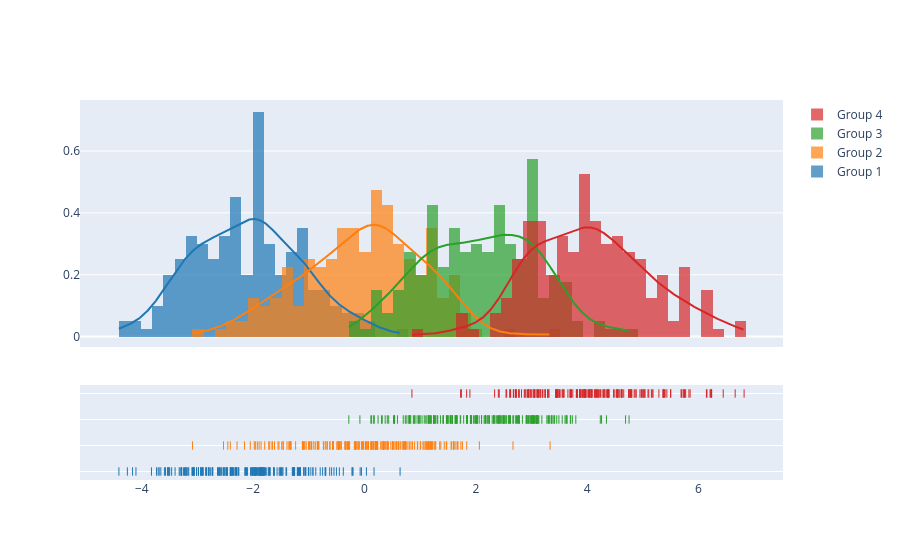

Source (notebook cell):
### Code cell
import plotly.figure_factory as ff

# Add histogram data
x1 = np.random.randn(200) - 2
x2 = np.random.randn(200)
x3 = np.random.randn(200) + 2
x4 = np.random.randn(200) + 4

# Group data together
hist_data = [x1, x2, x3, x4]

group_labels = ['Group 1', 'Group 2', 'Group 3', 'Group 4']

# Create distplot with custom bin_size
fig = ff.create_distplot(hist_data, group_labels, bin_size=.2)
fig.show()

### Figure 1 — Plotly figure (JSON) as saved in the notebook; plotly's stock layout.template omitted (floating-point values rounded to 4 significant figures; data arrays with more than 128 entries replaced by an {"elided": "..."} marker saying what was removed)
{"data": [{"autobinx": false, "histnorm": "probability density", "legendgroup": "Group 1", "marker": {"color": "rgb(31, 119, 180)"}, "name": "Group 1", "opacity": 0.7, "type": "histogram", "x": {"elided": "200 float values"}, "xaxis": "x", "xbins": {"end": 0.6387, "size": 0.2, "start": -4.412}, "yaxis": "y"}, {"autobinx": false, "histnorm": "probability density", "legendgroup": "Group 2", "marker": {"color": "rgb(255, 127, 14)"}, "name": "Group 2", "opacity": 0.7, "type": "histogram", "x": {"elided": "200 float values"}, "xaxis": "x", "xbins": {"end": 3.333, "size": 0.2, "start": -3.09}, "yaxis": "y"}, {"autobinx": false, "histnorm": "probability density", "legendgroup": "Group 3", "marker": {"color": "rgb(44, 160, 44)"}, "name": "Group 3", "opacity": 0.7, "type": "histogram", "x": {"elided": "200 float values"}, "xaxis": "x", "xbins": {"end": 4.752, "size": 0.2, "start": -0.2821}, "yaxis": "y"}, {"autobinx": false, "histnorm": "probability density", "legendgroup": "Group 4", "marker": {"color": "rgb(214, 39, 40)"}, "name": "Group 4", "opacity": 0.7, "type": "histogram", "x": {"elided": "200 float values"}, "xaxis": "x", "xbins": {"end": 6.818, "size": 0.2, "start": 0.8514}, "yaxis": "y"}, {"legendgroup": "Group 1", "marker": {"color": "rgb(31, 119, 180)"}, "mode": "lines", "name": "Group 1", "showlegend": false, "type": "scatter", "x": {"elided": "500 float values"}, "xaxis": "x", "y": {"elided": "500 float values"}, "yaxis": "y"}, {"legendgroup": "Group 2", "marker": {"color": "rgb(255, 127, 14)"}, "mode": "lines", "name": "Group 2", "showlegend": false, "type": "scatter", "x": {"elided": "500 float values"}, "xaxis": "x", "y": {"elided": "500 float values"}, "yaxis": "y"}, {"legendgroup": "Group 3", "marker": {"color": "rgb(44, 160, 44)"}, "mode": "lines", "name": "Group 3", "showlegend": false, "type": "scatter", "x": {"elided": "500 float values"}, "xaxis": "x", "y": {"elided": "500 float values"}, "yaxis": "y"}, {"legendgroup": "Group 4", "marker": {"color": "rgb(214, 39, 40)"}, "mode": "lines", "name": "Group 4", "showlegend": false, "type": "scatter", "x": {"elided": "500 float values"}, "xaxis": "x", "y": {"elided": "500 float values"}, "yaxis": "y"}, {"legendgroup": "Group 1", "marker": {"color": "rgb(31, 119, 180)", "symbol": "line-ns-open"}, "mode": "markers", "name": "Group 1", "showlegend": false, "type": "scatter", "x": {"elided": "200 float values"}, "xaxis": "x", "y": {"elided": "200 str values"}, "yaxis": "y2"}, {"legendgroup": "Group 2", "marker": {"color": "rgb(255, 127, 14)", "symbol": "line-ns-open"}, "mode": "markers", "name": "Group 2", "showlegend": false, "type": "scatter", "x": {"elided": "200 float values"}, "xaxis": "x", "y": {"elided": "200 str values"}, "yaxis": "y2"}, {"legendgroup": "Group 3", "marker": {"color": "rgb(44, 160, 44)", "symbol": "line-ns-open"}, "mode": "markers", "name": "Group 3", "showlegend": false, "type": "scatter", "x": {"elided": "200 float values"}, "xaxis": "x", "y": {"elided": "200 str values"}, "yaxis": "y2"}, {"legendgroup": "Group 4", "marker": {"color": "rgb(214, 39, 40)", "symbol": "line-ns-open"}, "mode": "markers", "name": "Group 4", "showlegend": false, "type": "scatter", "x": {"elided": "200 float values"}, "xaxis": "x", "y": {"elided": "200 str values"}, "yaxis": "y2"}], "layout": {"barmode": "overlay", "hovermode": "closest", "legend": {"traceorder": "reversed"}, "xaxis": {"anchor": "y2", "domain": [0.0, 1.0], "zeroline": false}, "yaxis": {"anchor": "free", "domain": [0.35, 1], "position": 0.0}, "yaxis2": {"anchor": "x", "domain": [0, 0.25], "dtick": 1, "showticklabels": false}}}
